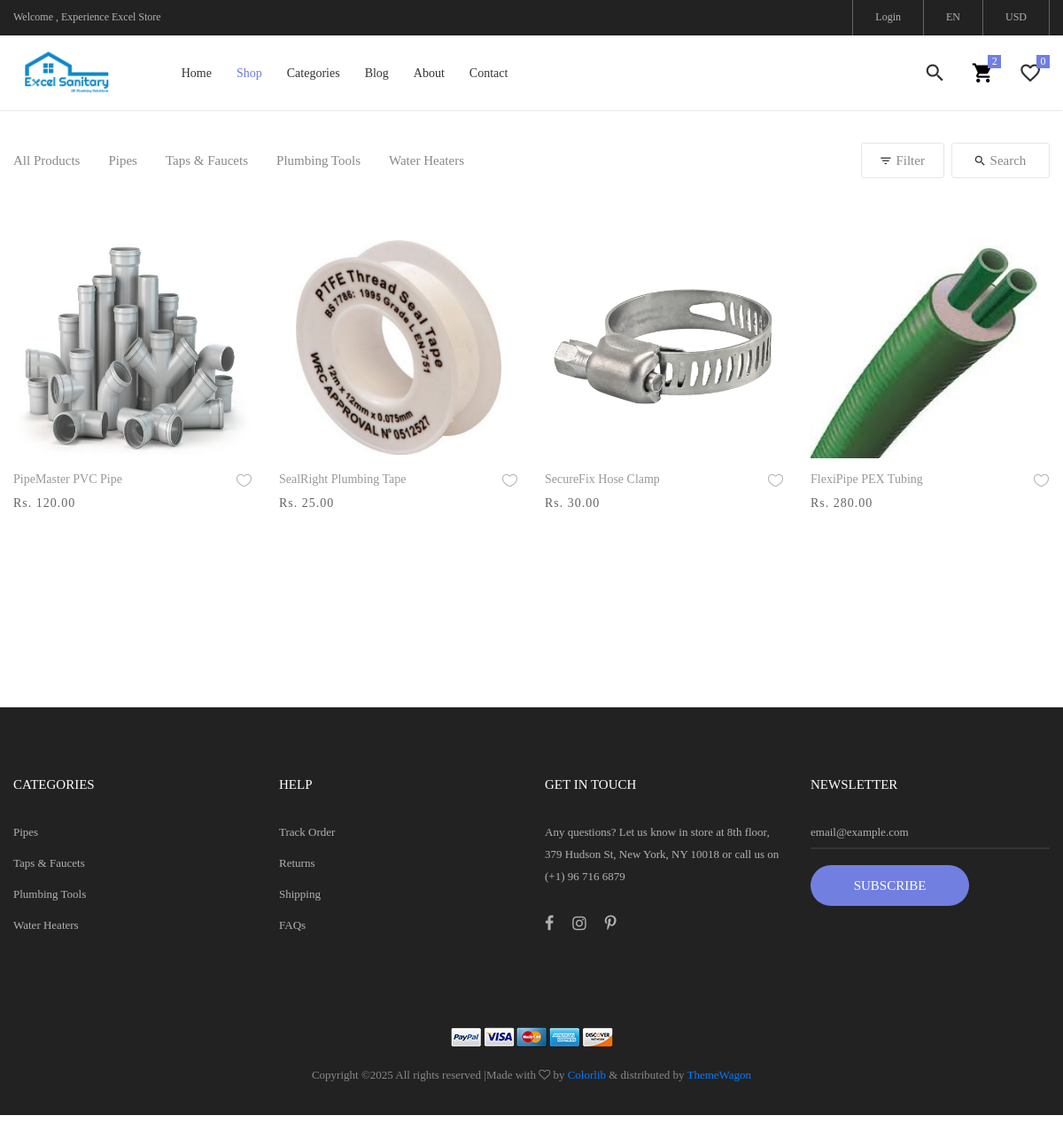
Page /filtered_page/Pipes/ on the committed database.
### adminapp/models.py (models this page shows)
class CategoryDB(models.Model):
    name = models.CharField(max_length=255, blank=True, null=True)
    description = models.TextField(blank=True, null=True)
    image = models.ImageField(upload_to='category_images/', blank=True, null=True)

class ProductDB(models.Model):
    name = models.CharField(max_length=255, blank=True, null=True)
    brand = models.CharField(max_length=255, blank=True, null=True)
    category = models.CharField(max_length=255, blank=True, null=True)
    description = models.TextField(blank=True, null=True)
    image = models.ImageField(upload_to='product_images/', blank=True, null=True)
    price = models.DecimalField(max_digits=10, decimal_places=2, blank=True, null=True)

### webpage/views.py (the view)
# urls.py: path('filtered_page/<cat_name>/', views.filtered_page, name="filtered_page"),
def filtered_page(request,cat_name):
    products = ProductDB.objects.filter(category=cat_name)
    categories = CategoryDB.objects.all()
    return render(request, "filtered_page.html", {'products': products, 'categories': categories})

### webpage/templates/filtered_page.html (shortened to what this page needs)
<!DOCTYPE html>
{% load static %}
<html lang="en">
<head>
	<link rel="stylesheet" type="text/css" href="{% static 'webpagefiles/assets/vendor/bootstrap/css/bootstrap.min.css'%}">
	<link rel="stylesheet" type="text/css" href="{% static 'webpagefiles/assets/fonts/font-awesome-4.7.0/css/font-awesome.min.css'%}">
	<link rel="stylesheet" type="text/css" href="{% static 'webpagefiles/assets/fonts/iconic/css/material-design-iconic-font.min.css'%}">
	<link rel="stylesheet" type="text/css" href="{% static 'webpagefiles/assets/fonts/linearicons-v1.0.0/icon-font.min.css'%}">
	<link rel="stylesheet" type="text/css" href="{% static 'webpagefiles/assets/vendor/animate/animate.css'%}">
	<link rel="stylesheet" type="text/css" href="{% static 'webpagefiles/assets/vendor/css-hamburgers/hamburgers.min.css'%}">
	<link rel="stylesheet" type="text/css" href="{% static 'webpagefiles/assets/vendor/animsition/css/animsition.min.css'%}">
	<link rel="stylesheet" type="text/css" href="{% static 'webpagefiles/assets/vendor/select2/select2.min.css'%}">
	<link rel="stylesheet" type="text/css" href="{% static 'webpagefiles/assets/vendor/daterangepicker/daterangepicker.css'%}">
	<link rel="stylesheet" type="text/css" href="{% static 'webpagefiles/assets/vendor/slick/slick.css'%}">
	<link rel="stylesheet" type="text/css" href="{% static 'webpagefiles/assets/vendor/MagnificPopup/magnific-popup.css'%}">
	<link rel="stylesheet" type="text/css" href="{% static 'webpagefiles/assets/vendor/perfect-scrollbar/perfect-scrollbar.css'%}">
	<link rel="stylesheet" type="text/css" href="{% static 'webpagefiles/assets/css/util.css'%}">
	<link rel="stylesheet" type="text/css" href="{% static 'webpagefiles/assets/css/main.css'%}">
</head>
<body class="animation">
		<header class="header-v4">
		<div class="container-menu-desktop">
			<div class="top-bar">
				<div class="content-topbar flex-sb-m h-full container">
					<div class="left-top-bar">
						Welcome {{ Name|upper }}, Experience Excel Store
					</div>
					<div class="right-top-bar flex-w h-full">
						{% if request.session.Username %}
						<a href="#" class="flex-c-m trans-04 p-lr-25">
							<p>Hi {{ request.session.Username|default:"Guest" }}!</p>
						</a>
						<a href="{% url 'userLogout' %}" class="flex-c-m trans-04 p-lr-25">
							Logout
						</a>
						{% else %}
						<a href="{% url 'user_login_page' %}" class="flex-c-m trans-04 p-lr-25">
							Login
						</a>
						{% endif %}
						<a href="#" class="flex-c-m trans-04 p-lr-25">
							EN
						</a>
						<a href="#" class="flex-c-m trans-04 p-lr-25">
							USD
						</a>
					</div>
				</div>
			</div>
			<div class="wrap-menu-desktop how-shadow1">
				<nav class="limiter-menu-desktop container">
					<a href="#" class="logo">
						<img src="{% static 'webpagefiles/assets/images/banner.jpeg'%}" alt="IMG-LOGO">
					</a>
					<div class="menu-desktop">
						<ul class="main-menu">
							<li>
								<a href="{% url 'homepage' %}">Home</a>
							</li>
							<li class="active-menu">
								<a href="{% url 'all_products' %}">Shop</a>
							</li>
							<li>
								<a href="">Categories</a>
							</li>
							<li>
								<a href="{% url 'blog' %}">Blog</a>
							</li>
							<li>
								<a href="{% url 'about' %}">About</a>
							</li>
							<li>
								<a href="{% url 'user_contact_page' %}">Contact</a>
							</li>
						</ul>
					</div>
					<div class="wrap-icon-header flex-w flex-r-m">
						<div class="icon-header-item cl2 hov-cl1 trans-04 p-l-22 p-r-11 js-show-modal-search">
							<i class="zmdi zmdi-search"></i>
						</div>
						<div class="icon-header-item cl2 hov-cl1 trans-04 p-l-22 p-r-11 icon-header-noti js-show-cart" data-notify="2">
							<a href="{% url 'cart' %}" style="text-decoration:none;">
								<i class="zmdi zmdi-shopping-cart" style="color: black;"></i>
							</a>
						</div>
						<a href="#" class="icon-header-item cl2 hov-cl1 trans-04 p-l-22 p-r-11 icon-header-noti" data-notify="0">
							<i class="zmdi zmdi-favorite-outline"></i>
						</a>
					</div>
				</nav>
			</div>
		</div>
	</header>
	<div class="bg0 m-t-23 p-b-140">
		<div class="container">
			<div class="flex-w flex-sb-m p-b-52">
				<div class="flex-w flex-l-m filter-tope-group m-tb-10"> <a href="{% url 'all_products' %}">
					<button class="stext-106 cl6 hov1 bor3 trans-04 m-r-32 m-tb-5" data-filter="*">
						All Products
					</button>
					{% for cat in categories %}  <a href="{% url 'filtered_page' cat_name=cat.name %}">
					<button class="stext-106 cl6 hov1 bor3 trans-04 m-r-32 m-tb-5" data-filter=".{{cat.name}}">
						{{ cat.name }}
					</button> </a>
					{% endfor %}
				</div>
				<div class="flex-w flex-c-m m-tb-10">
					<div class="flex-c-m stext-106 cl6 size-104 bor4 pointer hov-btn3 trans-04 m-r-8 m-tb-4 js-show-filter">
						<i class="icon-filter cl2 m-r-6 fs-15 trans-04 zmdi zmdi-filter-list"></i>
						 Filter
					</div>
					<div class="flex-c-m stext-106 cl6 size-105 bor4 pointer hov-btn3 trans-04 m-tb-4 js-show-search">
						<i class="icon-search cl2 m-r-6 fs-15 trans-04 zmdi zmdi-search"></i>
						Search
					</div>
				</div>
			</div>
			<div class="row isotope-grid">
				{% for prod in products %}
				<div class="col-sm-6 col-md-4 col-lg-3 p-b-35 isotope-item women">
					<div class="block2">
						<div class="block2-pic hov-img0">
							<img src="{{ prod.image.url}}" alt="IMG-PRODUCT" height="250px">
						</div>
						<div class="block2-txt flex-w flex-t p-t-14">
							<div class="block2-txt-child1 flex-col-l ">
								<a href="{% url 'product_page' prod_name=prod.name %}" class="stext-104 cl4 hov-cl1 trans-04 js-name-b2 p-b-6">
									{{ prod.brand }} {{ prod.name }}
								</a>
								<span class="stext-105 cl3">
									Rs. {{ prod.price }}
								</span>
							</div>
							<div class="block2-txt-child2 flex-r p-t-3">
								<a href="#" class="btn-addwish-b2 dis-block pos-relative js-addwish-b2">
									<img class="icon-heart1 dis-block trans-04" src="{% static 'webpagefiles/assets/images/icons/icon-heart-01.png'%}" alt="ICON">
								</a>
							</div>
						</div>
					</div>
				</div>
				{% endfor %}
			</div>
			<div class="flex-c-m flex-w w-full p-t-45">
			</div>
		</div>
	</div>
	<footer class="bg3 p-t-75 p-b-32">
		<div class="container">
			<div class="row">
				<div class="col-sm-6 col-lg-3 p-b-50">
					<h4 class="stext-301 cl0 p-b-30">
						Categories
					</h4>
					<ul>
						{% for cat in categories %}
						<li class="p-b-10">
							<a href="#" class="stext-107 cl7 hov-cl1 trans-04">
								{{cat.name}}
							</a>
						</li>
						{% endfor %}
					</ul>
				</div>
				<div class="col-sm-6 col-lg-3 p-b-50">
					<h4 class="stext-301 cl0 p-b-30">
						Help
					</h4>
					<ul>
						<li class="p-b-10">
							<a href="#" class="stext-107 cl7 hov-cl1 trans-04">
								Track Order
							</a>
						</li>
						<li class="p-b-10">
							<a href="#" class="stext-107 cl7 hov-cl1 trans-04">
								Returns
							</a>
						</li>
						<li class="p-b-10">
							<a href="#" class="stext-107 cl7 hov-cl1 trans-04">
								Shipping
							</a>
						</li>
						<li class="p-b-10">
							<a href="#" class="stext-107 cl7 hov-cl1 trans-04">
								FAQs
							</a>
						</li>
					</ul>
				</div>
				<div class="col-sm-6 col-lg-3 p-b-50">
					<h4 class="stext-301 cl0 p-b-30">
						GET IN TOUCH
					</h4>
					<p class="stext-107 cl7 size-201">
						Any questions? Let us know in store at 8th floor, 379 Hudson St, New York, NY 10018 or call us on (+1) 96 716 6879
					</p>
					<div class="p-t-27">
						<a href="#" class="fs-18 cl7 hov-cl1 trans-04 m-r-16">
							<i class="fa fa-facebook"></i>
						</a>
						<a href="#" class="fs-18 cl7 hov-cl1 trans-04 m-r-16">
							<i class="fa fa-instagram"></i>
						</a>
						<a href="#" class="fs-18 cl7 hov-cl1 trans-04 m-r-16">
							<i class="fa fa-pinterest-p"></i>
						</a>
					</div>
				</div>
				<div class="col-sm-6 col-lg-3 p-b-50">
					<h4 class="stext-301 cl0 p-b-30">
						Newsletter
					</h4>
					<form>
						<div class="wrap-input1 w-full p-b-4">
							<input class="input1 bg-none plh1 stext-107 cl7" type="text" name="email" placeholder="email@example.com">
						</div>
						<div class="p-t-18">
							<button class="flex-c-m stext-101 cl0 size-103 bg1 bor1 hov-btn2 p-lr-15 trans-04">
								Subscribe
							</button>
						</div>
					</form>
				</div>
			</div>
			<div class="p-t-40">
				<div class="flex-c-m flex-w p-b-18">
					<a href="#" class="m-all-1">
						<img src="{% static 'webpagefiles/assets/images/icons/icon-pay-01.png'%}" alt="ICON-PAY">
					</a>
					<a href="#" class="m-all-1">
						<img src="{% static 'webpagefiles/assets/images/icons/icon-pay-02.png'%}" alt="ICON-PAY">
					</a>
					<a href="#" class="m-all-1">
						<img src="{% static 'webpagefiles/assets/images/icons/icon-pay-03.png'%}" alt="ICON-PAY">
					</a>
					<a href="#" class="m-all-1">
						<img src="{% static 'webpagefiles/assets/images/icons/icon-pay-04.png'%}" alt="ICON-PAY">
					</a>
					<a href="#" class="m-all-1">
						<img src="{% static 'webpagefiles/assets/images/icons/icon-pay-05.png'%}" alt="ICON-PAY">
					</a>
				</div>
				<p class="stext-107 cl6 txt-center">
Copyright &copy;<script>document.write(new Date().getFullYear());</script> All rights reserved |Made with <i class="fa fa-heart-o" aria-hidden="true"></i> by <a href="https://colorlib.com" target="_blank">Colorlib</a> &amp; distributed by <a href="https://themewagon.com" target="_blank">ThemeWagon</a>
				</p>
			</div>
		</div>
	</footer>
</body>
</html>

### rows in the picture
CategoryDB: name "Pipes"
CategoryDB: name "Taps & Faucets"
CategoryDB: name "Plumbing Tools"
CategoryDB: name "Water Heaters"
ProductDB: image (picture), brand "PipeMaster", name "PVC Pipe", price "120.00"
ProductDB: image (picture), brand "SealRight", name "Plumbing Tape", price "25.00"
ProductDB: image (picture), brand "SecureFix", name "Hose Clamp", price "30.00"
ProductDB: image (picture), brand "FlexiPipe", name "PEX Tubing", price "280.00"
